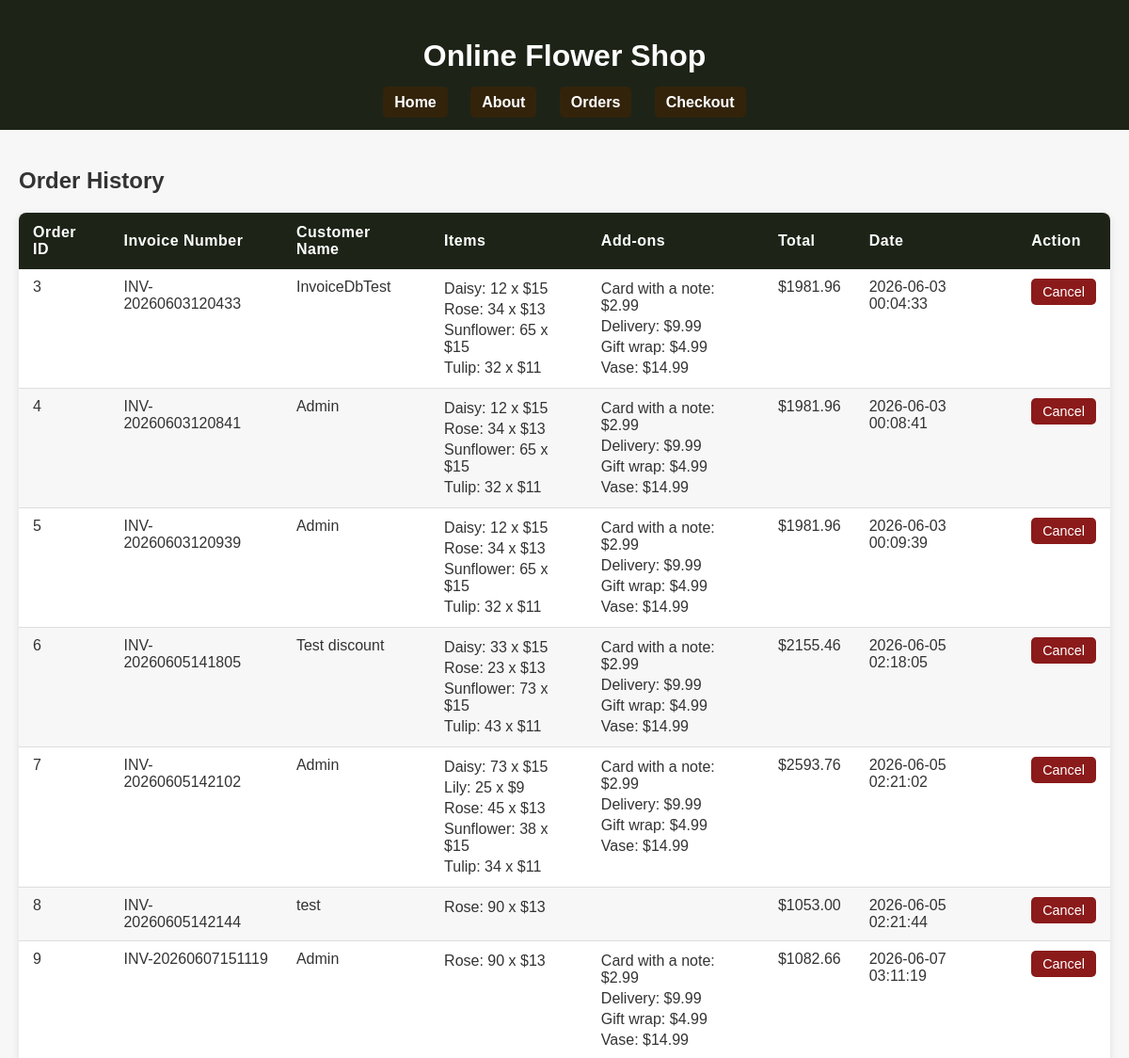
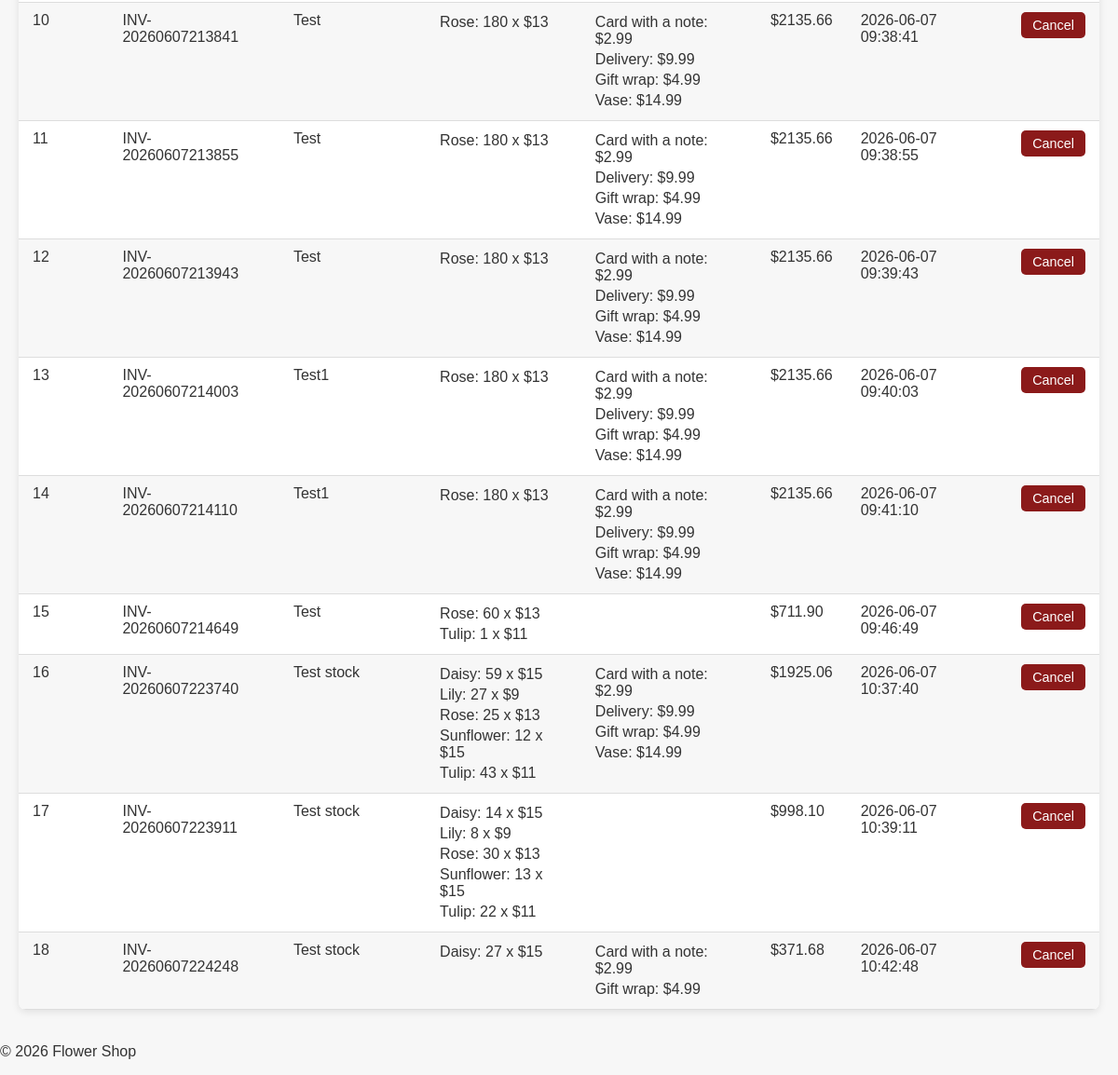
The page /orders on the database its author committed (2 pictures, top to bottom).
### tables this page shows
CREATE TABLE orders (
                order_id INTEGER PRIMARY KEY AUTOINCREMENT,
                invoice_number TEXT,
                customer_name TEXT,
                items TEXT,
                addons TEXT,
                total REAL,
                date TIMESTAMP DEFAULT CURRENT_TIMESTAMP
            );

### app.py (the view)
@app.route('/orders')
def order_history():
    with sqlite3.connect('flower_shop.db') as conn:
        cursor = conn.cursor()
        cursor.execute('SELECT * FROM orders')
        rows = cursor.fetchall()
    orders = []
    for row in rows:
        orders.append({
            'order_id': row[0],
            'invoice_number': row[1],
            'customer_name': row[2],
            'items': json.loads(row[3]),
            'addons': json.loads(row[4]),
            'total': row[5],
            'date': row[6]
        })
    return render_template('order_history.html', orders=orders)

### templates/order_history.html (shortened to what this page needs)
{% extends "base.html" %}
{% block content %}
<h2>Order History</h2>
<table>
    <thead>
        <tr>
            <th>Order ID</th>
            <th>Invoice Number</th>
            <th>Customer Name</th>
            <th>Items</th>
            <th>Add-ons</th>
            <th>Total</th>
            <th>Date</th>
            <th>Action</th>
        </tr>
    </thead>
    <tbody>
        {% for order in orders %}
        <tr>
            <td>{{ order['order_id'] }}</td>
            <td>{{ order['invoice_number'] }}</td>
            <td>{{ order['customer_name'] }}</td>
            <td>
                <ul>
                {% for item, details in order['items'].items() %}
                    <li>{{ item }}: {{ details['quantity'] }} x ${{ details['price'] }}</li>
                {% endfor %}
                </ul>
            </td>
            <td>
                <ul>
                {% for addon, price in order['addons'].items() %}
                    <li>{{ addon }}: ${{ '%.2f' % price }}</li>
                {% endfor %}
                </ul>
            </td>
            <td>${{ '%.2f' % order['total'] }}</td>
            <td>{{ order['date'] }}</td>
            <td>
            <form action="{{ url_for('cancel_saved_order', order_id=order['order_id']) }}" method="post">
                    <button type="submit" onclick="return confirm('Cancel this order?')">Cancel</button>
                </form>
            </td>
        </tr>
        {% endfor %}
    </tbody>
</table>
{% endblock %}

### static/css/style.css (style rules this page uses)
body { font-family: Arial, sans-serif; margin: 0; padding: 0; background-color: #f7f7f7; color: #333; }
button { background-color: #33230b; color: white; border: none; padding: 8px 12px; cursor: pointer; border-radius: 5px; }
ul { list-style-type: none; padding: 0; }
li { background: white; margin: 8px 0; padding: 10px; border-radius: 5px; }
table { width: 100%; border-collapse: collapse; margin-top: 20px; background-color: white; border-radius: 8px; overflow: hidden; box-shadow: 0 2px 8px rgba(0, 0, 0, 0.1); }
th { background-color: #1d2417; color: white; padding: 12px 15px; text-align: left; font-weight: bold; letter-spacing: 0.5px; }
td { padding: 10px 15px; border-bottom: 1px solid #ddd; vertical-align: top; }
tr:nth-child(even) { background-color: #f7f7f7; }
table ul { list-style-type: none; padding: 0; margin: 0; }
table li { background: none; padding: 2px 0; margin: 0; border-radius: 0; }
table button { background-color: #8b1a1a; color: white; border: none; padding: 6px 12px; cursor: pointer; border-radius: 5px; font-size: 0.9em; }

### rows shown on the page
orders: order_id "3", invoice_number "INV-20260603120433", customer_name "InvoiceDbTest", items "Daisy" "Rose" "Sunflower" "Tulip", quantity "12" "34" "65" "32", price "15" "13" "15" "11", items "Card with a note" "Delivery" "Gift wrap" "Vase", price "2.99" "9.99" "4.99" "14.99", total "1981.96", date "2026-06-03 00:04:33"
orders: order_id "4", invoice_number "INV-20260603120841", customer_name "Admin", items "Daisy" "Rose" "Sunflower" "Tulip", quantity "12" "34" "65" "32", price "15" "13" "15" "11", items "Card with a note" "Delivery" "Gift wrap" "Vase", price "2.99" "9.99" "4.99" "14.99", total "1981.96", date "2026-06-03 00:08:41"
orders: order_id "5", invoice_number "INV-20260603120939", customer_name "Admin", items "Daisy" "Rose" "Sunflower" "Tulip", quantity "12" "34" "65" "32", price "15" "13" "15" "11", items "Card with a note" "Delivery" "Gift wrap" "Vase", price "2.99" "9.99" "4.99" "14.99", total "1981.96", date "2026-06-03 00:09:39"
orders: order_id "6", invoice_number "INV-20260605141805", customer_name "Test discount", items "Daisy" "Rose" "Sunflower" "Tulip", quantity "33" "23" "73" "43", price "15" "13" "15" "11", items "Card with a note" "Delivery" "Gift wrap" "Vase", price "2.99" "9.99" "4.99" "14.99", total "2155.46", date "2026-06-05 02:18:05"
orders: order_id "7", invoice_number "INV-20260605142102", customer_name "Admin", items "Daisy" "Lily" "Rose" "Sunflower" "Tulip", quantity "73" "25" "45" "38" "34", price "15" "9" "13" "15" "11", items "Card with a note" "Delivery" "Gift wrap" "Vase", price "2.99" "9.99" "4.99" "14.99", total "2593.76", date "2026-06-05 02:21:02"
orders: order_id "8", invoice_number "INV-20260605142144", customer_name "test", items "Rose", quantity "90", price "13", total "1053.00", date "2026-06-05 02:21:44"
orders: order_id "9", invoice_number "INV-20260607151119", customer_name "Admin", items "Rose", quantity "90", price "13", items "Card with a note" "Delivery" "Gift wrap" "Vase", price "2.99" "9.99" "4.99" "14.99", total "1082.66", date "2026-06-07 03:11:19"
orders: order_id "10", invoice_number "INV-20260607213841", customer_name "Test", items "Rose", quantity "180", price "13", items "Card with a note" "Delivery" "Gift wrap" "Vase", price "2.99" "9.99" "4.99" "14.99", total "2135.66", date "2026-06-07 09:38:41"
orders: order_id "11", invoice_number "INV-20260607213855", customer_name "Test", items "Rose", quantity "180", price "13", items "Card with a note" "Delivery" "Gift wrap" "Vase", price "2.99" "9.99" "4.99" "14.99", total "2135.66", date "2026-06-07 09:38:55"
orders: order_id "12", invoice_number "INV-20260607213943", customer_name "Test", items "Rose", quantity "180", price "13", items "Card with a note" "Delivery" "Gift wrap" "Vase", price "2.99" "9.99" "4.99" "14.99", total "2135.66", date "2026-06-07 09:39:43"
orders: order_id "13", invoice_number "INV-20260607214003", customer_name "Test1", items "Rose", quantity "180", price "13", items "Card with a note" "Delivery" "Gift wrap" "Vase", price "2.99" "9.99" "4.99" "14.99", total "2135.66", date "2026-06-07 09:40:03"
orders: order_id "14", invoice_number "INV-20260607214110", customer_name "Test1", items "Rose", quantity "180", price "13", items "Card with a note" "Delivery" "Gift wrap" "Vase", price "2.99" "9.99" "4.99" "14.99", total "2135.66", date "2026-06-07 09:41:10"
orders: order_id "15", invoice_number "INV-20260607214649", customer_name "Test", items "Rose" "Tulip", quantity "60" "1", price "13" "11", total "711.90", date "2026-06-07 09:46:49"
orders: order_id "16", invoice_number "INV-20260607223740", customer_name "Test stock", items "Daisy" "Lily" "Rose" "Sunflower" "Tulip", quantity "59" "27" "25" "12" "43", price "15" "9" "13" "15" "11", items "Card with a note" "Delivery" "Gift wrap" "Vase", price "2.99" "9.99" "4.99" "14.99", total "1925.06", date "2026-06-07 10:37:40"
orders: order_id "17", invoice_number "INV-20260607223911", customer_name "Test stock", items "Daisy" "Lily" "Rose" "Sunflower" "Tulip", quantity "14" "8" "30" "13" "22", price "15" "9" "13" "15" "11", total "998.10", date "2026-06-07 10:39:11"
orders: order_id "18", invoice_number "INV-20260607224248", customer_name "Test stock", items "Daisy", quantity "27", price "15", items "Card with a note" "Gift wrap", price "2.99" "4.99", total "371.68", date "2026-06-07 10:42:48"
